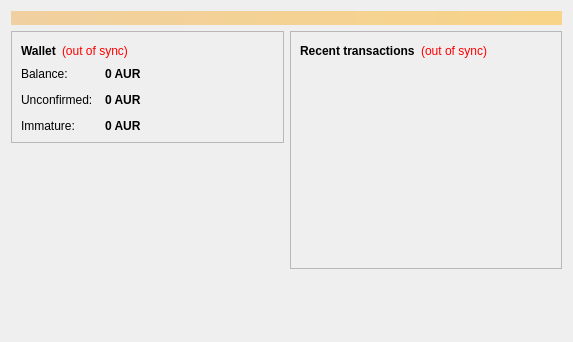
<?xml version="1.0" encoding="UTF-8"?>
<ui version="4.0">
 <class>OverviewPage</class>
 <widget class="QWidget" name="OverviewPage">
  <property name="geometry">
   <rect>
    <x>0</x>
    <y>0</y>
    <width>573</width>
    <height>342</height>
   </rect>
  </property>
  <property name="windowTitle">
   <string>Form</string>
  </property>
  <layout class="QVBoxLayout" name="topLayout">
   <item>
    <widget class="QLabel" name="labelAlerts">
     <property name="visible">
      <bool>false</bool>
     </property>
     <property name="styleSheet">
      <string notr="true">background-color: qlineargradient(x1: 0, y1: 0, x2: 1, y2: 0, stop:0 #F0D0A0, stop:1 #F8D488); color:#000000;</string>
     </property>
     <property name="wordWrap">
      <bool>true</bool>
     </property>
     <property name="margin">
      <number>3</number>
     </property>
    </widget>
   </item>
   <item>
    <layout class="QHBoxLayout" name="horizontalLayout" stretch="1,1">
     <item>
      <layout class="QVBoxLayout" name="verticalLayout_2">
       <item>
        <widget class="QFrame" name="frame">
         <property name="frameShape">
          <enum>QFrame::StyledPanel</enum>
         </property>
         <property name="frameShadow">
          <enum>QFrame::Raised</enum>
         </property>
         <layout class="QVBoxLayout" name="verticalLayout_4">
          <item>
           <layout class="QHBoxLayout" name="horizontalLayout_4">
            <item>
             <widget class="QLabel" name="label_5">
              <property name="font">
               <font>
                <weight>75</weight>
                <bold>true</bold>
               </font>
              </property>
              <property name="text">
               <string>Wallet</string>
              </property>
             </widget>
            </item>
            <item>
             <widget class="QLabel" name="labelWalletStatus">
              <property name="toolTip">
               <string>The displayed information may be out of date. Your wallet automatically synchronizes with the Aureus network after a connection is established, but this process has not completed yet.</string>
              </property>
              <property name="styleSheet">
               <string notr="true">QLabel { color: red; }</string>
              </property>
              <property name="text">
               <string notr="true">(out of sync)</string>
              </property>
              <property name="alignment">
               <set>Qt::AlignLeading|Qt::AlignLeft|Qt::AlignVCenter</set>
              </property>
             </widget>
            </item>
            <item>
             <spacer name="horizontalSpacer_2">
              <property name="orientation">
               <enum>Qt::Horizontal</enum>
              </property>
              <property name="sizeHint" stdset="0">
               <size>
                <width>40</width>
                <height>20</height>
               </size>
              </property>
             </spacer>
            </item>
           </layout>
          </item>
          <item>
           <layout class="QFormLayout" name="formLayout_2">
            <property name="fieldGrowthPolicy">
             <enum>QFormLayout::AllNonFixedFieldsGrow</enum>
            </property>
            <property name="horizontalSpacing">
             <number>12</number>
            </property>
            <property name="verticalSpacing">
             <number>12</number>
            </property>
            <item row="0" column="0">
             <widget class="QLabel" name="label">
              <property name="text">
               <string>Balance:</string>
              </property>
             </widget>
            </item>
            <item row="0" column="1">
             <widget class="QLabel" name="labelBalance">
              <property name="font">
               <font>
                <weight>75</weight>
                <bold>true</bold>
               </font>
              </property>
              <property name="cursor">
               <cursorShape>IBeamCursor</cursorShape>
              </property>
              <property name="toolTip">
               <string>Your current balance</string>
              </property>
              <property name="text">
               <string notr="true">0 AUR</string>
              </property>
              <property name="textInteractionFlags">
               <set>Qt::LinksAccessibleByMouse|Qt::TextSelectableByKeyboard|Qt::TextSelectableByMouse</set>
              </property>
             </widget>
            </item>
            <item row="1" column="0">
             <widget class="QLabel" name="label_3">
              <property name="text">
               <string>Unconfirmed:</string>
              </property>
             </widget>
            </item>
            <item row="1" column="1">
             <widget class="QLabel" name="labelUnconfirmed">
              <property name="font">
               <font>
                <weight>75</weight>
                <bold>true</bold>
               </font>
              </property>
              <property name="cursor">
               <cursorShape>IBeamCursor</cursorShape>
              </property>
              <property name="toolTip">
               <string>Total of transactions that have yet to be confirmed, and do not yet count toward the current balance</string>
              </property>
              <property name="text">
               <string notr="true">0 AUR</string>
              </property>
              <property name="textInteractionFlags">
               <set>Qt::LinksAccessibleByMouse|Qt::TextSelectableByKeyboard|Qt::TextSelectableByMouse</set>
              </property>
             </widget>
            </item>
            <item row="2" column="0">
             <widget class="QLabel" name="labelImmatureText">
              <property name="text">
               <string>Immature:</string>
              </property>
             </widget>
            </item>
            <item row="2" column="1">
             <widget class="QLabel" name="labelImmature">
              <property name="font">
               <font>
                <weight>75</weight>
                <bold>true</bold>
               </font>
              </property>
              <property name="toolTip">
               <string>Mined balance that has not yet matured</string>
              </property>
              <property name="text">
               <string notr="true">0 AUR</string>
              </property>
              <property name="textInteractionFlags">
               <set>Qt::LinksAccessibleByMouse|Qt::TextSelectableByKeyboard|Qt::TextSelectableByMouse</set>
              </property>
             </widget>
            </item>
           </layout>
          </item>
         </layout>
        </widget>
       </item>
       <item>
        <spacer name="verticalSpacer">
         <property name="orientation">
          <enum>Qt::Vertical</enum>
         </property>
         <property name="sizeHint" stdset="0">
          <size>
           <width>20</width>
           <height>40</height>
          </size>
         </property>
        </spacer>
       </item>
      </layout>
     </item>
     <item>
      <layout class="QVBoxLayout" name="verticalLayout_3">
       <item>
        <widget class="QFrame" name="frame_2">
         <property name="frameShape">
          <enum>QFrame::StyledPanel</enum>
         </property>
         <property name="frameShadow">
          <enum>QFrame::Raised</enum>
         </property>
         <layout class="QVBoxLayout" name="verticalLayout">
          <item>
           <layout class="QHBoxLayout" name="horizontalLayout_2">
            <item>
             <widget class="QLabel" name="label_4">
              <property name="text">
               <string>&lt;b&gt;Recent transactions&lt;/b&gt;</string>
              </property>
             </widget>
            </item>
            <item>
             <widget class="QLabel" name="labelTransactionsStatus">
              <property name="toolTip">
               <string>The displayed information may be out of date. Your wallet automatically synchronizes with the Aureus network after a connection is established, but this process has not completed yet.</string>
              </property>
              <property name="styleSheet">
               <string notr="true">QLabel { color: red; }</string>
              </property>
              <property name="text">
               <string notr="true">(out of sync)</string>
              </property>
              <property name="alignment">
               <set>Qt::AlignRight|Qt::AlignTrailing|Qt::AlignVCenter</set>
              </property>
             </widget>
            </item>
            <item>
             <spacer name="horizontalSpacer">
              <property name="orientation">
               <enum>Qt::Horizontal</enum>
              </property>
              <property name="sizeHint" stdset="0">
               <size>
                <width>40</width>
                <height>20</height>
               </size>
              </property>
             </spacer>
            </item>
           </layout>
          </item>
          <item>
           <widget class="QListView" name="listTransactions">
            <property name="styleSheet">
             <string notr="true">QListView { background: transparent; }</string>
            </property>
            <property name="frameShape">
             <enum>QFrame::NoFrame</enum>
            </property>
            <property name="verticalScrollBarPolicy">
             <enum>Qt::ScrollBarAlwaysOff</enum>
            </property>
            <property name="horizontalScrollBarPolicy">
             <enum>Qt::ScrollBarAlwaysOff</enum>
            </property>
            <property name="selectionMode">
             <enum>QAbstractItemView::NoSelection</enum>
            </property>
           </widget>
          </item>
         </layout>
        </widget>
       </item>
       <item>
        <spacer name="verticalSpacer_2">
         <property name="orientation">
          <enum>Qt::Vertical</enum>
         </property>
         <property name="sizeHint" stdset="0">
          <size>
           <width>20</width>
           <height>40</height>
          </size>
         </property>
        </spacer>
       </item>
      </layout>
     </item>
    </layout>
   </item>
  </layout>
 </widget>
 <resources/>
 <connections/>
</ui>
